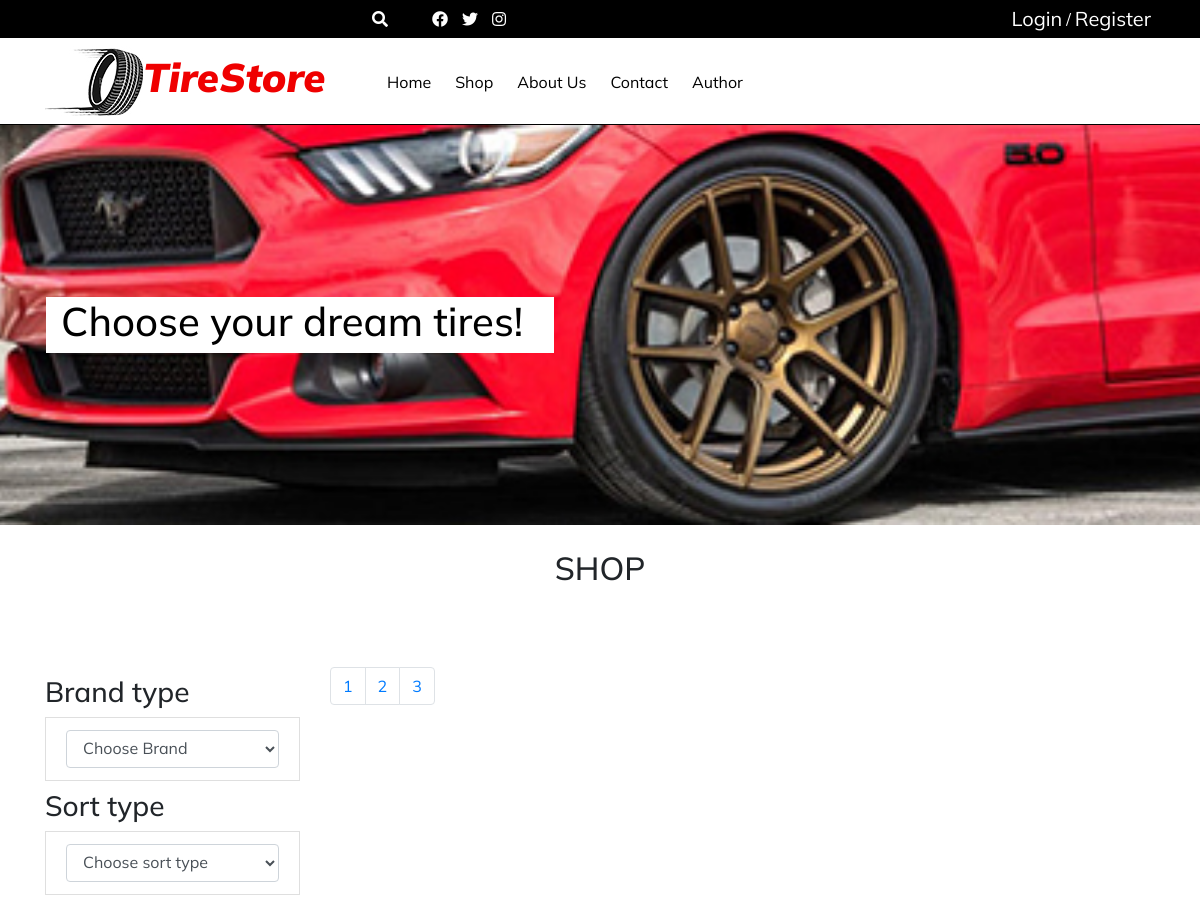
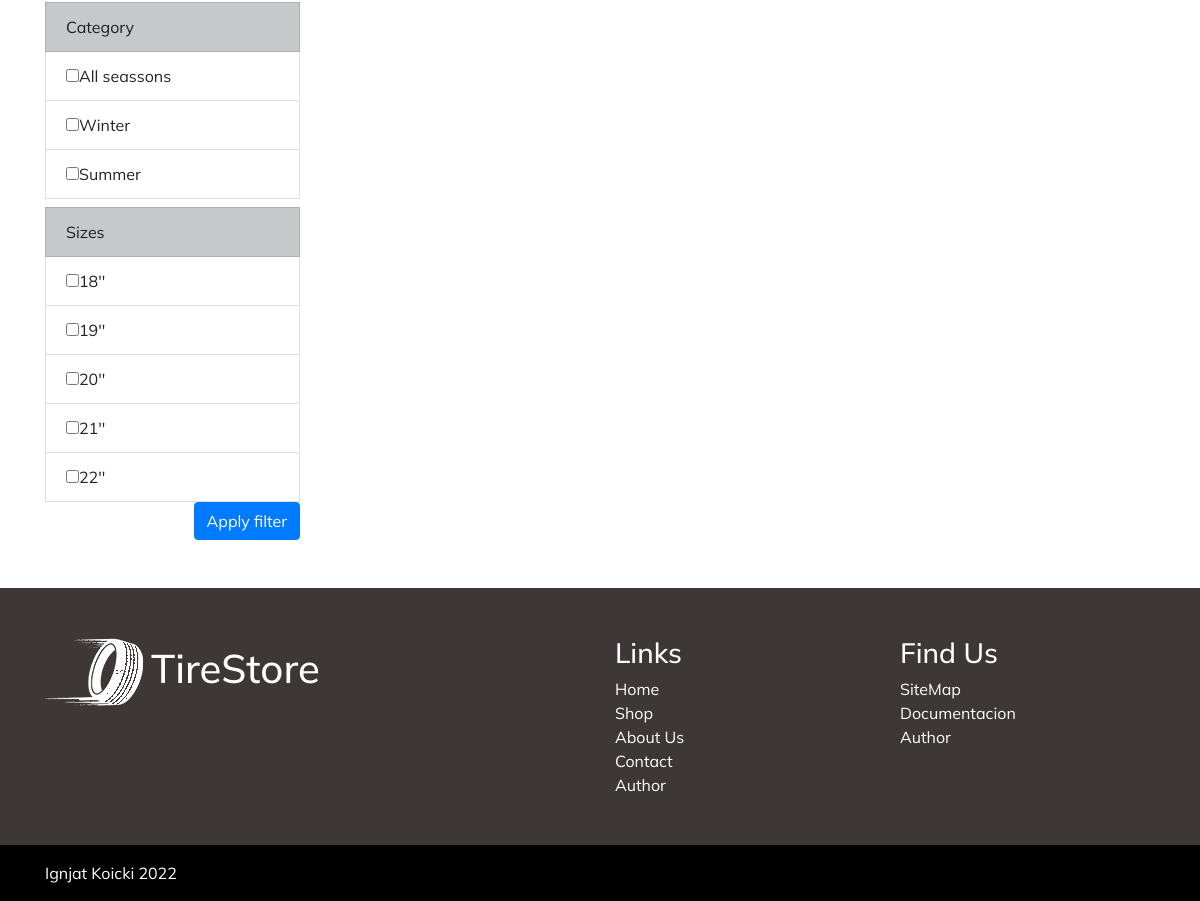
The page /shop.php on the database its author committed (2 pictures, top to bottom).
### tables this page shows
CREATE TABLE `navigation` (
  `nav_id` int(12) NOT NULL,
  `name` varchar(50) NOT NULL,
  `href` varchar(50) NOT NULL
);

CREATE TABLE `categories` (
  `category_id` int(12) NOT NULL,
  `category_name` varchar(50) NOT NULL
);

CREATE TABLE `sizes` (
  `size_id` int(12) NOT NULL,
  `size_name` varchar(50) NOT NULL
);

### assets/models/functions.php (called while the page is built, shortened)
<?php
    include("assets/config/connection.php");
    function selectAll($x){
        global $conn;
        $sql = "SELECT * FROM $x";
        $data = $conn->query($sql)->fetchAll();
        return $data;
    }
    function numberProd(){
        global $conn;
        $sql = "SELECT COUNT(*) as num FROM products";
        $result = $conn->query($sql)->fetch();
        return $result;
    }

### shop.php (the view, shortened to what this page needs)
<?php
    include("assets/models/functions.php");
?>
<!DOCTYPE html>
<html lang="en">
<head>
    <?php
        include("assets/includes/head.php");
    ?>
</head>
<body>
    <?php
        include("assets/includes/header.php");
    ?>
    <?php
        include("assets/includes/cover.php");
    ?>
    <main>
        <div class="container py-4">
            <div class="row">
                <div class="col-12 text-center">
                    <h2>SHOP</h2>
                </div>
            </div>
        </div>
        <div class="container py-5">
            <div class="row">
                <div class="col-md-3 col-12">
                    <div class="row">
                        <div class="col-12 col-sm-6 col-md-12 mt-2">
                            <h3>Brand type</h3>
                            <li class="list-group-item" id="ik-brands-list">
                            <select name="ddlBrands" id="ddlBrands" class="form-control">
                                <option value="0">Choose Brand</option>
                            </select>
                            </li>
                        </div>
                        <div class="col-12 col-sm-6 col-md-12 mt-2">
                            <h3>Sort type</h3>
                                <li class="list-group-item">
                                <select name="ddlSort" id="ddlSort" class="form-control">
                                    <option value="0">Choose sort type</option>
                                </select>
                                </li>
                        </div>
                        <div class="col-12 col-sm-6 col-md-12 mt-2">
                            <ul class="list-group" id="ik-category-list">
                                <li class="list-group-item-dark list-group-item rounded-0">Category</li>
                                <?php $data = selectAll("categories");
                                foreach($data as $d):?>
                                <li class="list-group-item rounded-0">
                                    <input type="checkbox" name="category" value="<?=$d->category_id?>" class="categories" /><?=$d->category_name?></li>
                                <?php endforeach; ?>
                            </ul>
                        </div>
                        <div class="col-12 col-sm-6 col-md-12 mt-2">
                            <ul class="list-group" id="ik-size-list">
                                <li class="list-group-item-dark list-group-item rounded-0">Sizes</li>
                                <?php $data = selectAll("sizes");
                                foreach($data as $d):?>
                                <li class="list-group-item rounded-0">
                                    <input type="checkbox" name="size" value="<?=$d->size_id?>" class="sizes" /><?=$d->size_name?>''</li>
                                <?php endforeach; ?>
                            </ul>
                        </div>
                        <div class="col-12 d-flex justify-content-end">
                            <input type="button" value="Apply filter" class="btn btn-primary" name="filterBtn" id="btn-filter">
                        </div>
                    </div>
                </div>
                <div class="col-md-9 col-12">
                    <div class="row">
                        <div class="col-12">
                            <nav aria-label="Page navigation example">
                            <?php
                                $num = numberProd();
                                $numpages = ceil($num->num/6);
                            ?>
                                <ul class="pagination" id="ik-pagin">
                                    <?php for($i=0; $i<$numpages; $i++):?>
                                    <li class="page-item"><a class="page-link ik-page" data-limit ="<?=$i?>" href="#"><?=($i+1)?></a></li>
                                    <?php endfor; ?>
                                </ul>
                            </nav>
                        </div>
                    </div>
                </div>
            </div>
        </div>
    </main>
    <?php
        include("assets/includes/footer.php");
    ?>
</body>
</html>

### assets/includes/header.php (shortened to what this page needs)
<?php
    require_once("assets/models/functions.php");
?>
<header>
        <div id="header-first" class="ik-bg-black">
            <div class="container">
                <div class="row">
                    <div class="col-12 col-md-4 d-flex align-items-center justify-content-end">
                        <a href="#" class="ik-search-btn"><i class="fas fa-search"></i></a>
                    </div>
                    <div class="col-3 col-md-2 d-flex align-items-center">
                        <ul class="d-flex align-items-center justify-content-center">
                            <li><a href="facebook.com"><i class="fab fa-facebook"></i></a></li>
                            <li><a href="twitter.com"><i class="fab fa-twitter"></i></a></li>
                            <li><a href="instagram.com"><i class="fab fa-instagram"></i></a></li>
                        </ul>
                    </div>
                    <div class="col-9 col-md-6 ik-lr-div d-flex ik-color-white align-items-center justify-content-end">
                        <?php if(!isset($_SESSION["user"])):?>
                            <a href="#" id="ik-login-btn" class="ik-color-white">Login</a>/
                        <?php endif;?>
                        <a href="#" id="ik-register-btn" class="ik-color-white"> Register</a>
                    </div>
                </div>
            </div>
        </div>
        <div id="header-second" class="py-2">
            <div class="container">
                <div class="row">
                    <div class="col-8 order-2 order-md-1 col-md-3 d-flex align-items-center justify-content-center justify-content-md-start">
                        <img src="assets/img/TireLogo.jpg" alt="TireLogo" class="img-fluid"/>
                        <h1 class="ik-color-red">TireStore</h1>
                    </div>
                    <div class="col-12 order-4 order-md-2 col-md-7 mt-4" id="ik-nav">
                        <ul class="d-flex flex-column flex-md-row">
                            <?php $data = selectAll("navigation");
                                foreach($data as $r):?>
                                    <li><a href="<?= $r->href ?>"><?= $r->name ?></a></li>
                            <?php endforeach;?>
                        </ul>
                    </div>
                    <div class="col-2 col-md-1 order-3 d-flex justify-content-end align-items-center">
                    </div>
                </div>
            </div>
        </div>
</header>

### assets/includes/footer.php
<?php
    require_once("assets/models/functions.php");
?>
    <footer>
        <div class="footer-first ik-bg-grey ik-color-white py-5">
            <div class="container">
                <div class="row">
                    <div class="col-12 col-md-6 d-flex align-items-start mb-3">
                        <img src="assets/img/footer-logo.png" alt="TireLogo" class="img-fluid"/>
                        <h1 class="ik-color-white mt-2 ml-2">TireStore</h1>
                    </div>
                    <div class="col-6 col-md-3">
                        <h3>Links</h3>
                        <ul>
                        <?php $data = selectAll("navigation");
                                foreach($data as $r):?>
                                    <li><a href="<?= $r->href ?>"><?= $r->name ?></a></li>
                            <?php endforeach;?>
                        </ul>
                    </div>
                    <div class="col-6 col-md-3">
                        <h3>Find Us</h3>
                        <ul>
                            <li><a href="sitemap.html">SiteMap</a></li>
                            <li><a href="documentacion.pdf">Documentacion</a></li>
                            <li><a href="author.php">Author</a></li>
                        </ul>
                    </div>
                </div>
            </div>
        </div>
        <div class="footer-second ik-bg-black py-3">
            <div class="container">
                <div class="row">
                    <div class="col-12 ik-color-white">
                        Ignjat Koicki 2022
                    </div>
                </div>
            </div>
        </div>
    </footer>

### assets/css/style.css (style rules this page uses)
* { margin: 0; padding: 0; }
.ik-bg-black { background-color: #000000; }
.ik-bg-grey { background-color: #3d3837 !important; }
.ik-color-red { color: #ef0000 !important; }
.ik-color-white { color: #ffffff !important; }
body { font-family: 'Mulish', sans-serif; }
ul { list-style-type: none !important; margin-bottom: 0 !important; padding-bottom: 0 !important; }
a { text-decoration: none !important; }
header #header-first .ik-search-btn { border: none !important; padding: 7px; }
header #header-first .ik-search-btn i { color: #ffffff; }
header #header-first ul li a { color: #ffffff; padding: 7px; }
header #header-first ul li a i { color: #ffffff; }
header #header-first .ik-lr-div a { padding: 4px !important; font-size: 20px; }
header #header-second { border-bottom: 1px solid #000000; }
header #header-second h1 { font-weight: 900 !important; font-style: italic; }
header #header-second ul li a { color: #000000; padding: 12px; }
header #ik-nav { padding-left: 60px; }
footer ul li a { color: #ffffff; }

### rows shown on the page
navigation: name "Home"
navigation: name "Shop"
navigation: name "About Us"
navigation: name "Contact"
navigation: name "Author"
categories: category_name "All seassons"
categories: category_name "Winter"
categories: category_name "Summer"
sizes: size_name "18"
sizes: size_name "19"
sizes: size_name "20"
sizes: size_name "21"
sizes: size_name "22"

### other values the page prints
$coverText "Choose your dream tires!"
